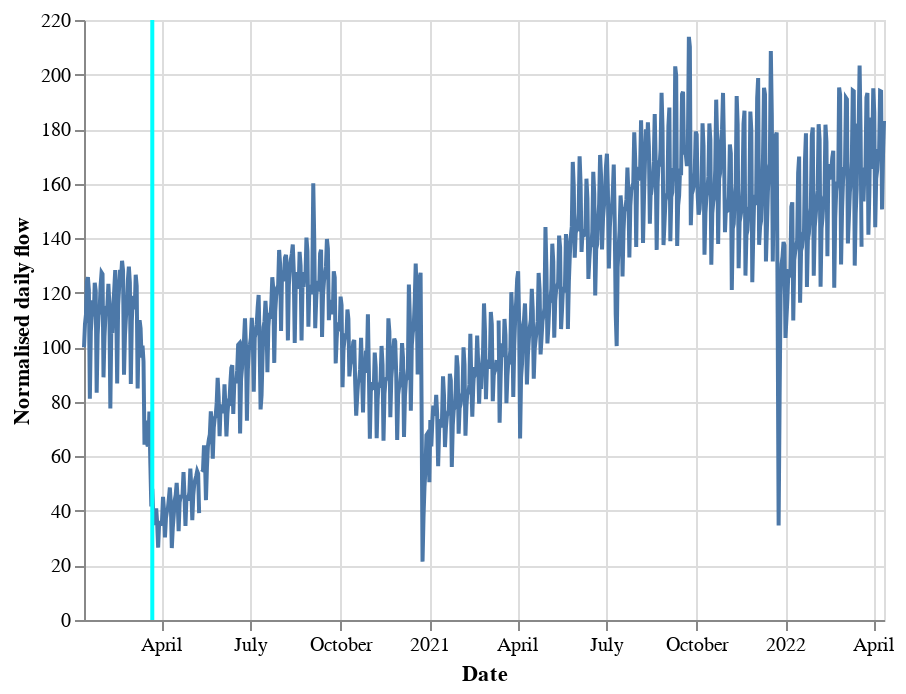

Notebook code cell kept with this figure:
### Code cell
mob_chart

### Figure 1 — Vega-Lite specification as saved in the notebook (floating-point values rounded to 4 significant figures; data arrays with more than 128 entries replaced by an {"elided": "..."} marker saying what was removed)
{"config": {"view": {"continuousWidth": 400, "continuousHeight": 300}}, "layer": [{"data": {"name": "data-73d341a4b465d115a39c3183eb0ee728"}, "mark": "line", "encoding": {"x": {"field": "date", "title": "Date", "type": "temporal"}, "y": {"field": "flow", "title": "Normalised daily flow", "type": "quantitative"}}}, {"data": {"name": "empty"}, "mark": {"type": "rule", "color": "cyan", "strokeWidth": 2}, "encoding": {"x": {"datum": {"date": 23, "month": "March", "year": 2020}}}}], "$schema": "https://vega.github.io/schema/vega-lite/v4.17.0.json", "datasets": {"data-73d341a4b465d115a39c3183eb0ee728": {"elided": "821 records"}, "empty": [{}]}}
